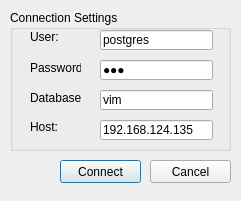
<?xml version="1.0" encoding="UTF-8"?>
<ui version="4.0">
 <class>ConnectionDialog</class>
 <widget class="QDialog" name="ConnectionDialog">
  <property name="geometry">
   <rect>
    <x>0</x>
    <y>0</y>
    <width>241</width>
    <height>201</height>
   </rect>
  </property>
  <property name="windowTitle">
   <string>Dialog</string>
  </property>
  <widget class="QGroupBox" name="groupBox">
   <property name="enabled">
    <bool>true</bool>
   </property>
   <property name="geometry">
    <rect>
     <x>10</x>
     <y>10</y>
     <width>221</width>
     <height>141</height>
    </rect>
   </property>
   <property name="title">
    <string>Connection Settings</string>
   </property>
   <widget class="QLabel" name="hostLabel">
    <property name="geometry">
     <rect>
      <x>20</x>
      <y>110</y>
      <width>47</width>
      <height>13</height>
     </rect>
    </property>
    <property name="text">
     <string>Host:</string>
    </property>
   </widget>
   <widget class="QLineEdit" name="passwordEdit">
    <property name="geometry">
     <rect>
      <x>90</x>
      <y>50</y>
      <width>113</width>
      <height>20</height>
     </rect>
    </property>
    <property name="inputMask">
     <string/>
    </property>
    <property name="text">
     <string>000</string>
    </property>
    <property name="echoMode">
     <enum>QLineEdit::Password</enum>
    </property>
    <property name="placeholderText">
     <string/>
    </property>
   </widget>
   <widget class="QLineEdit" name="dbnameEdit">
    <property name="geometry">
     <rect>
      <x>90</x>
      <y>80</y>
      <width>113</width>
      <height>20</height>
     </rect>
    </property>
    <property name="text">
     <string>vim</string>
    </property>
    <property name="placeholderText">
     <string/>
    </property>
   </widget>
   <widget class="QLabel" name="passwordLabel">
    <property name="geometry">
     <rect>
      <x>20</x>
      <y>50</y>
      <width>51</width>
      <height>16</height>
     </rect>
    </property>
    <property name="text">
     <string>Password:</string>
    </property>
   </widget>
   <widget class="QLineEdit" name="hostEdit">
    <property name="geometry">
     <rect>
      <x>90</x>
      <y>110</y>
      <width>113</width>
      <height>20</height>
     </rect>
    </property>
    <property name="text">
     <string>192.168.124.135</string>
    </property>
    <property name="placeholderText">
     <string>localhost</string>
    </property>
   </widget>
   <widget class="QLabel" name="userLabel">
    <property name="geometry">
     <rect>
      <x>20</x>
      <y>20</y>
      <width>47</width>
      <height>13</height>
     </rect>
    </property>
    <property name="text">
     <string>User:</string>
    </property>
   </widget>
   <widget class="QLineEdit" name="userEdit">
    <property name="geometry">
     <rect>
      <x>90</x>
      <y>20</y>
      <width>113</width>
      <height>20</height>
     </rect>
    </property>
    <property name="text">
     <string>postgres</string>
    </property>
    <property name="placeholderText">
     <string/>
    </property>
   </widget>
   <widget class="QLabel" name="databaseLabel">
    <property name="geometry">
     <rect>
      <x>20</x>
      <y>80</y>
      <width>51</width>
      <height>16</height>
     </rect>
    </property>
    <property name="text">
     <string>Database:</string>
    </property>
   </widget>
  </widget>
  <widget class="QPushButton" name="connectButton">
   <property name="geometry">
    <rect>
     <x>60</x>
     <y>160</y>
     <width>81</width>
     <height>23</height>
    </rect>
   </property>
   <property name="text">
    <string>Connect</string>
   </property>
   <property name="autoDefault">
    <bool>true</bool>
   </property>
   <property name="default">
    <bool>true</bool>
   </property>
  </widget>
  <widget class="QPushButton" name="cancelButton">
   <property name="geometry">
    <rect>
     <x>150</x>
     <y>160</y>
     <width>81</width>
     <height>23</height>
    </rect>
   </property>
   <property name="text">
    <string>Cancel</string>
   </property>
  </widget>
 </widget>
 <tabstops>
  <tabstop>userEdit</tabstop>
  <tabstop>passwordEdit</tabstop>
  <tabstop>dbnameEdit</tabstop>
  <tabstop>hostEdit</tabstop>
  <tabstop>connectButton</tabstop>
  <tabstop>cancelButton</tabstop>
 </tabstops>
 <resources/>
 <connections/>
</ui>
